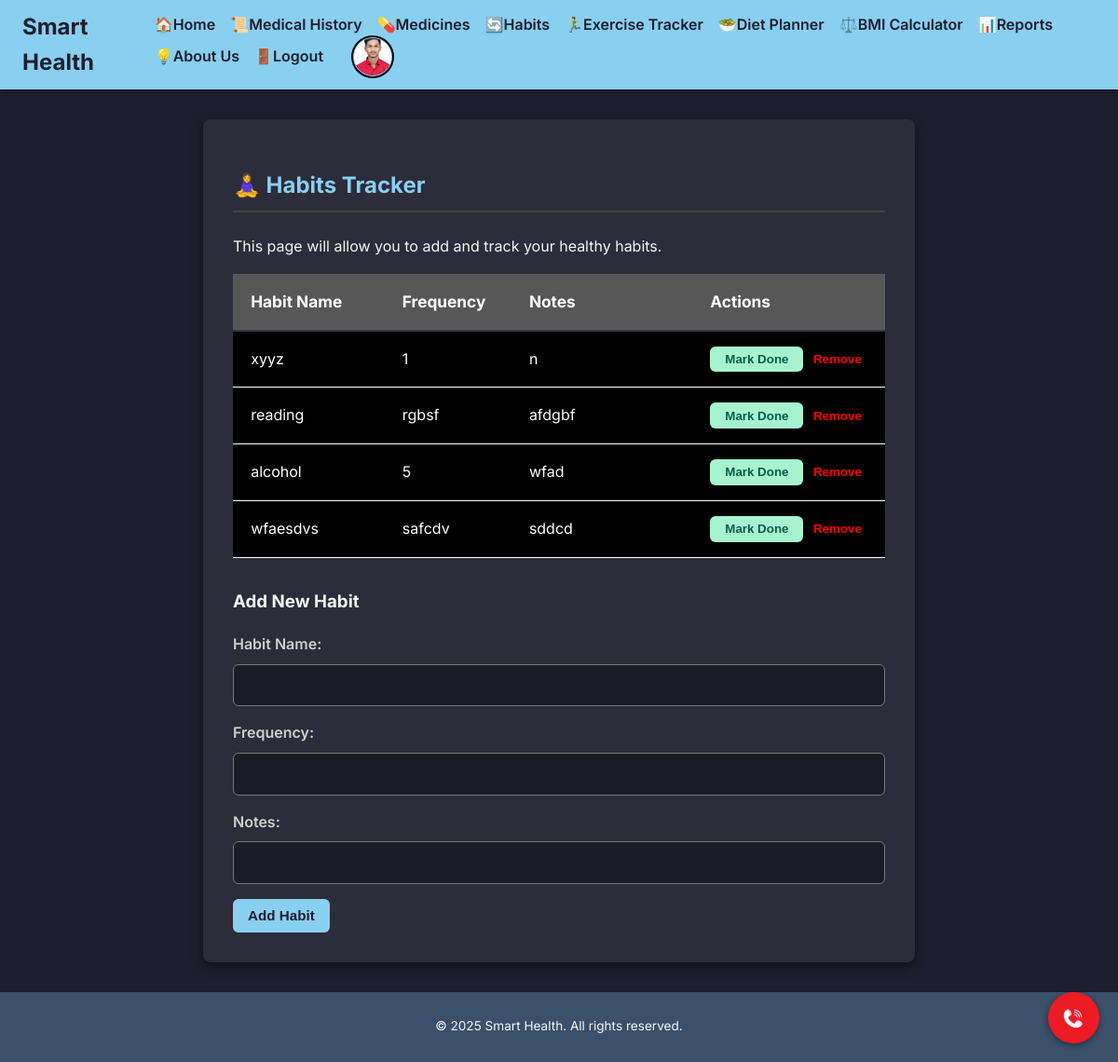
The app's page /habits (signed in) with its own data.
### app.py (models this page shows)
class Profile(db.Model):
    id = db.Column(db.Integer, primary_key=True)
    user_id = db.Column(db.Integer, db.ForeignKey('user.id'), unique=True, nullable=False)
    patient_id = db.Column(db.String(20), unique=True, nullable=True)
    full_name = db.Column(db.String(200), nullable=True)
    date_of_birth = db.Column(db.Date, nullable=True)
    contact_number = db.Column(db.String(20), nullable=True)
    address = db.Column(db.String(250), nullable=True)
    profile_picture_url = db.Column(db.String(250), nullable=True)
    email = db.Column(db.String(150), nullable=True)
    age = db.Column(db.String(10), nullable=True)
    gender = db.Column(db.String(20), nullable=True)
    blood_type = db.Column(db.String(10), nullable=True)
    height = db.Column(db.String(10), nullable=True)
    weight = db.Column(db.String(10), nullable=True)
    disability = db.Column(db.String(100), nullable=True)

class Habit(db.Model):
    id = db.Column(db.Integer, primary_key=True)
    habit_name = db.Column(db.String(150), nullable=False)
    frequency = db.Column(db.String(50))
    notes = db.Column(db.Text)
    user_id = db.Column(db.Integer, db.ForeignKey('user.id'), nullable=False)
    done = db.Column(db.Boolean, default=False)  # <-- Add this line

### app.py (the view, shortened to what this page needs)
@app.route('/habits', methods=['GET', 'POST'])
def habits():
    if 'user_id' not in session:
        return redirect(url_for('login'))
    habits = Habit.query.filter_by(user_id=session['user_id']).all()
    return render_template('habits.html', habits=habits)

### app.py (called while the page is built)
@app.context_processor
def inject_datetime():
    return {'datetime': datetime}

@app.context_processor
def inject_profile():
    user_id = session.get("user_id")
    profile = None
    if user_id:
        profile = Profile.query.filter_by(user_id=user_id).first()
    return dict(profile=profile)

### templates/habits.html (shortened to what this page needs)
{% extends "base.html" %}
{% block content %}
<h2>🧘‍♀️ Habits Tracker</h2>
<p>This page will allow you to add and track your healthy habits.</p>
<table class="habits-table">
  <thead>
    <tr>
      <th style="width: 25%;">Habit Name</th>
      <th style="width: 20%;">Frequency</th>
      <th style="width: 35%;">Notes</th>
      <th style="width: 20%;">Actions</th>
    </tr>
  </thead>
  <tbody>
    {% for habit in habits %}
      <tr>
        <td>{{ habit.habit_name }}</td>
        <td>{{ habit.frequency }}</td>
        <td>{{ habit.notes }}</td>
        <td>
          <form method="POST" action="{{ url_for('mark_habit_done', habit_id=habit.id) }}" style="display:inline;">
            <button type="submit" class="mark-taken-btn{% if habit.done %} taken{% endif %}">
              {% if habit.done %}
                ✅ Done
              {% else %}
                Mark Done
              {% endif %}
            </button>
          </form>
          <form method="POST" action="{{ url_for('remove_habit', habit_id=habit.id) }}" style="display:inline;">
            <button type="submit" class="remove-btn">Remove</button>
          </form>
        </td>
      </tr>
    {% endfor %}
  </tbody>
</table>
<h3>Add New Habit</h3>
<form method="POST" action="{{ url_for('habits') }}">
  <div class="form-group">
    <label for="habit_name">Habit Name:</label>
    <input type="text" id="habit_name" name="habit_name" required>
  </div>
  <div class="form-group">
    <label for="frequency">Frequency:</label>
    <input type="text" id="frequency" name="frequency">
  </div>
  <div class="form-group">
    <label for="notes">Notes:</label>
    <input type="text" id="notes" name="notes">
  </div>
  <button type="submit" class="btn">Add Habit</button>
</form>
{% endblock %}

### templates/base.html (shortened to what this page needs)
<!DOCTYPE html>
<html lang="en">
<head>
</head>
<body>
    <header class="header">
        <h1>
            <a href="{{ url_for('dashboard') }}" style="color: inherit; text-decoration: none;">
                Smart Health
            </a>
        </h1>
        <nav>
            <ul>
                <li><a href="{{ url_for('dashboard') }}">🏠Home</a></li>
                <li><a href="{{ url_for('medical_history') }}">📜Medical History</a></li>
                <li><a href="{{ url_for('medicine') }}">💊Medicines</a></li>
                <li><a href="{{ url_for('habits') }}">🔄Habits</a></li>
                <li><a href="{{ url_for('exercise_tracker') }}">🏃‍♂️Exercise Tracker</a></li>
                <li><a href="{{ url_for('diet_planner') }}">🥗Diet Planner</a></li>
                <li><a href="{{ url_for('bmi_calculator') }}">⚖️BMI Calculator</a></li>
                <li><a href="{{ url_for('reports') }}">📊Reports</a></li>
                <li><a href="{{ url_for('about') }}">💡About Us</a></li>
                <li><a href="{{ url_for('logout') }}">🚪Logout</a></li>
                <li>
                    <a href="{{ url_for('profile') }}">
                        <div class="profile-circle" title="Profile"
                             style="background-image: url('{{ profile.profile_picture_url if profile and profile.profile_picture_url else url_for('static', filename='images/profile.jpg') }}');">
                        </div>
                    </a>
                </li>
            </ul>
        </nav>
    </header>
    <a href="{{ url_for('emergency_contacts') }}" class="emergency-button" aria-label="Emergency Contacts"></a>
    <main class="container">
        {% block content %}{% endblock %}
    </main>
    <footer class="footer">
        <p>&copy; {{ datetime.now().year }} Smart Health. All rights reserved.</p>
    </footer>
</body>
</html>

### templates/base.html (style rules this page uses)
:root { --green: #89cff0; --steel-blue: #3a506b; --dark-bg: #1e1e2e; --dark-card: #2c2c3a; --text-light: #f5f5f5; --text-muted: #cfcfcf; }
body { font-family: 'Inter', sans-serif; margin: 0; padding: 0; background-color: var(--dark-bg); color: var(--text-light); line-height: 1.6; display: flex; flex-direction: column; min-height: 100vh; }
.profile-circle { width: 40px; height: 40px; border-radius: 50%; background-size: cover; background-position: center; border: 1px solid var(--green); box-shadow: 0 0 0 2px #000; margin-left: 1rem; display: inline-block; vertical-align: middle; cursor: pointer; background-color: var(--dark-card); }
.header { background-color: var(--green); color: var(--dark-bg); padding: 0.6rem 1.5rem; display: flex; justify-content: space-between; align-items: center; box-shadow: 0 2px 6px rgba(0, 0, 0, 0.4); }
.header h1 { margin: 0; font-size: 1.5rem; font-weight: 700; }
.header nav ul { list-style: none; margin: 0; padding: 0; display: flex; flex-wrap: wrap; align-items: center; }
.header nav ul li { margin-left: 1rem; }
.header nav ul li a { color: var(--dark-bg); text-decoration: none; font-weight: 600; transition: color 0.3s ease; }
.container { flex: 1; padding: 2rem; max-width: 1200px; margin: 2rem auto; background-color: var(--dark-card); border-radius: 8px; box-shadow: 0 4px 12px rgba(0, 0, 0, 0.5); }
.footer { background-color: var(--steel-blue); color: var(--text-light); text-align: center; padding: 0.8rem 1rem; margin-top: auto; font-size: 0.85rem; }
h2 { color: var(--green); margin-bottom: 1.5rem; border-bottom: 2px solid #444; padding-bottom: 0.5rem; }
.form-group { margin-bottom: 1rem; }
.form-group label { display: block; margin-bottom: 0.5rem; font-weight: 600; color: var(--text-muted); }
.form-group input, .form-group textarea, .form-group select { width: 100%; padding: 0.8rem; border: 1px solid #797979; border-radius: 6px; box-sizing: border-box; font-size: 1rem; background-color: #1c1c28; color: var(--text-light); }
.btn { background-color: var(--green); color: var(--dark-bg); padding: 0.6rem 1rem; border: none; border-radius: 6px; cursor: pointer; font-size: 0.95rem; font-weight: 600; transition: background-color 0.3s ease; text-decoration: none; display: inline-block; text-align: center; }
.emergency-button { position: fixed; bottom: 20px; right: 20px; width: 55px; height: 55px; background-color:#ED1B24; border-radius: 50%; display: flex; align-items: center; justify-content: center; box-shadow: 0 2px 6px rgba(0,0,0,0.4); z-index: 1000; text-decoration: none; transition: background-color 0.3s ease; background-image: url('/static/images/call.jpg'); background-repeat: no-repeat; background-position: center; background-size: 60%; }

### templates/habits.html (style rules this page uses)
.mark-taken-btn { background: #a7f3d0; border: none; color: #065f46; border-radius: 6px; padding: 0.4rem 1rem; font-weight: 605; cursor: pointer; transition: background 0.3s; }
.remove-btn { background: none; border: none; color: red; cursor: pointer; font-weight: 600; }
.habits-table { width: 100%; min-width: 700px; border-collapse: separate; border-spacing: 0; margin-bottom: 2rem; }
.habits-table th, .habits-table td { padding: 1rem 1.2rem; text-align: left; font-size: 1rem; border-bottom: 1px solid #ffffff; word-break: break-word; background: #000000; color: #fff; }
.habits-table th { background: #575757; font-weight: 700; font-size: 1.08rem; border-bottom: 2px solid #343a40; white-space: nowrap; }
.habits-table td:last-child { white-space: nowrap; }

### records on screen
Profile: profile_picture_url (picture)
Habit: habit_name "xyyz", frequency "1", notes "n", done "Mark Done"
Habit: habit_name "reading", frequency "rgbsf", notes "afdgbf", done "Mark Done"
Habit: habit_name "alcohol", frequency "5", notes "wfad", done "Mark Done"
Habit: habit_name "wfaesdvs", frequency "safcdv", notes "sddcd", done "Mark Done"
